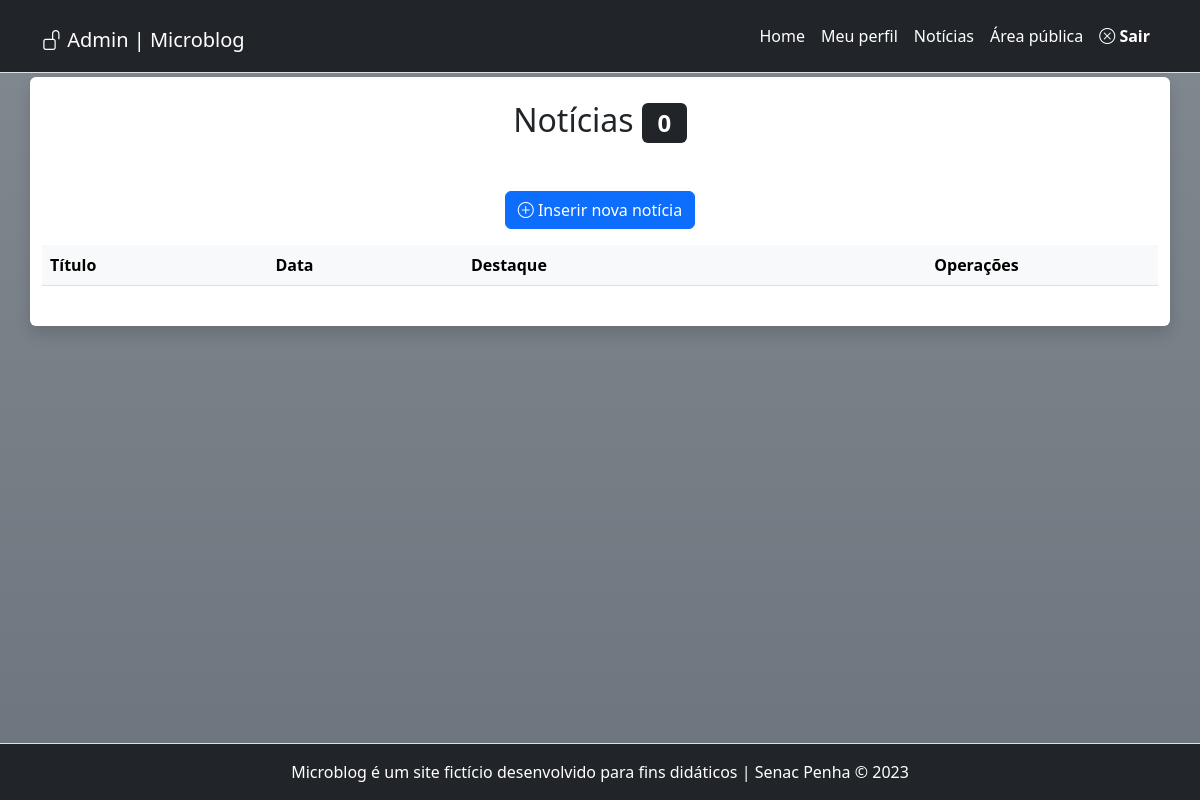
The app's page /admin/noticias.php (signed in), older data.
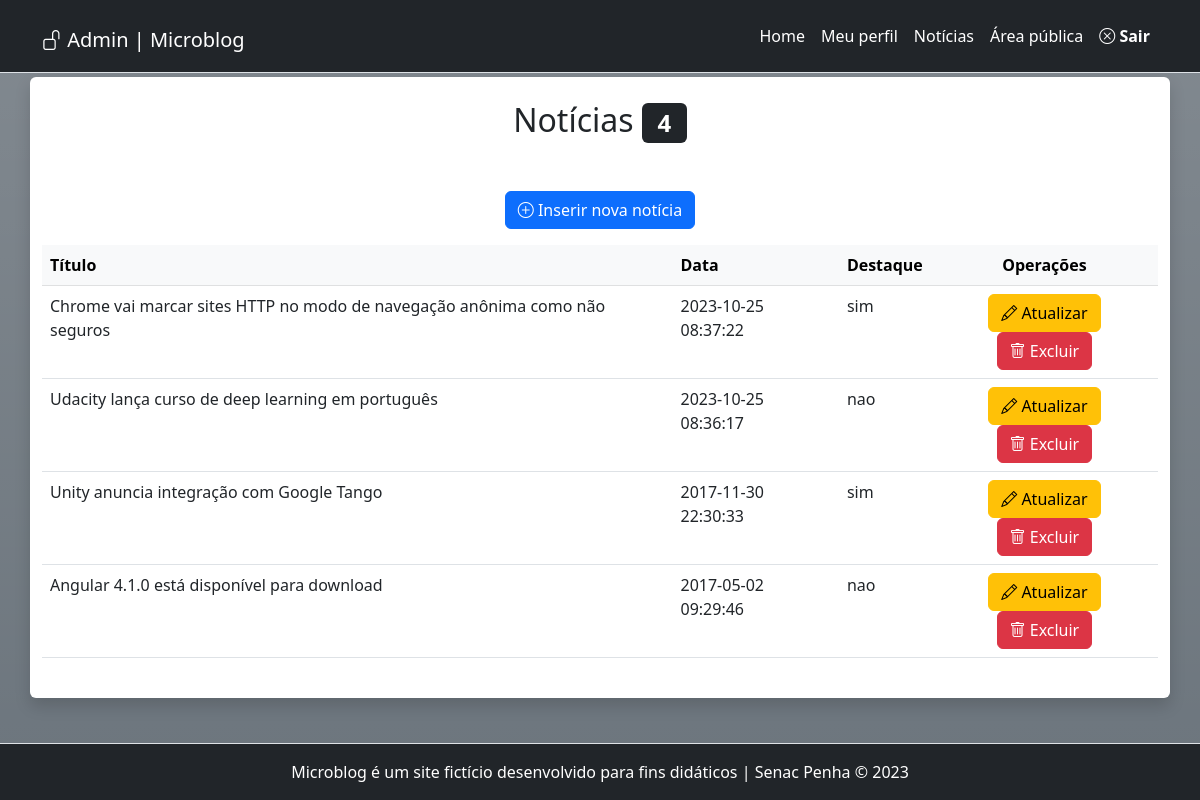
The same page, newer data.
### tables this page shows
CREATE TABLE `noticias` (
  `id` mediumint(9) NOT NULL,
  `data` datetime NOT NULL DEFAULT current_timestamp(),
  `titulo` varchar(150) NOT NULL,
  `texto` text NOT NULL,
  `resumo` tinytext NOT NULL,
  `imagem` varchar(45) NOT NULL,
  `destaque` enum('sim','nao') NOT NULL,
  `usuario_id` smallint(6) DEFAULT NULL,
  `categoria_id` smallint(6) DEFAULT NULL
);

### src/Banco.php (called while the page is built, shortened)
<?php
abstract class Banco {
    private static string $servidor = "localhost";
    private static string $usuario = "root";
    private static string $senha = "";
    private static string $banco = "microblog_tanaka";
    private static ?PDO $conexao = null;
    public static function conecta():PDO {
        if(self::$conexao === null){
            try {
                self::$conexao = new PDO(
                    "mysql:host=".self::$servidor.";
                    dbname=".self::$banco.";
                    charset=utf8",
                    self::$usuario,
                    self::$senha
                );
                self::$conexao->setAttribute( PDO::ATTR_ERRMODE, PDO::ERRMODE_EXCEPTION);
            } catch (Exception $erro) {
                die("Deu ruim: ".$erro->getMessage());
            }
        }
        return self::$conexao;
    }
}

### src/Noticia.php (called while the page is built, shortened)
<?php
final class Noticia {
    private PDO $conexao;
    public Usuario $usuario;
    public function __construct(){
        $this->usuario = new Usuario;
        $this->conexao = Banco::conecta();
    }
    public function listar(): array {
        if($this->usuario->getTipo() === 'admin'){
            $sql = "SELECT noticias.id, noticias.titulo, noticias.data, usuarios.nome AS autor, noticias.destaque
            FROM noticias INNER JOIN usuarios ON noticias.usuario_id = usuarios.id ORDER BY data DESC";
        } else {
            $sql = "SELECT id, titulo, data, destaque FROM noticias WHERE usuario_id = :usuario_id ORDER BY data DESC";
        }
        try {
            $consulta = $this->conexao->prepare($sql);
            if($this->usuario->getTipo() !== 'admin'){
                $consulta->bindValue(":usuario_id", $this->usuario->getId(), PDO::PARAM_INT);
            }
            $consulta->execute();
            $resultado = $consulta->fetchAll(PDO::FETCH_ASSOC);
        } catch (Exception $erro) {
            die("Erro ao exibir ". $erro->getMessage());
        }
        return $resultado;
    }
}

### src/Usuario.php (called while the page is built, shortened)
<?php
class Usuario {
    private int $id;
    private string $tipo;
    public function getId(): int {
        return $this->id;
    }
    public function setId(int $id): self {
        $this->id = filter_var($id, FILTER_SANITIZE_NUMBER_INT);
        return $this;
    }
    public function getTipo(): string {
        return $this->tipo;
    }
    public function setTipo(string $tipo): self {
        $this->tipo = filter_var($tipo, FILTER_SANITIZE_SPECIAL_CHARS);
        return $this;
    }
}

### admin/noticias.php (the view, shortened to what this page needs)
<?php
require_once "../inc/cabecalho-admin.php";
$noticia = new Noticia;
$noticia->usuario->setId($_SESSION['id']);
$noticia->usuario->setTipo($_SESSION['tipo']);
$dadosDeNoticia = $noticia->listar();
?>
<div class="row">
	<article class="col-12 bg-white rounded shadow my-1 py-4">
		<h2 class="text-center">
		Notícias <span class="badge bg-dark"><?=count($dadosDeNoticia)?></span>
		</h2>
		<p class="text-center mt-5">
			<a class="btn btn-primary" href="noticia-insere.php">
			<i class="bi bi-plus-circle"></i>
			Inserir nova notícia</a>
		</p>
		<div class="table-responsive">
			<table class="table table-hover">
				<thead class="table-light">
					<tr>
                        <th>Título</th>
                        <th>Data</th>
						<th>Destaque</th>
						<th colspan="2" class="text-center">Operações</th>
					</tr>
				</thead>
				<tbody>
				<?php foreach($dadosDeNoticia as $itemNoticia){?>
					<tr>
                        <td> <?=$itemNoticia['titulo']?> </td>
                        <td> <?=$itemNoticia['data']?> </td>
						<td> <?=$itemNoticia['destaque']?> </td>
						<td class="text-center">
							<a class="btn btn-warning"
							href="noticia-atualiza.php?id=<?=$itemNoticia['id']?>">
							<i class="bi bi-pencil"></i> Atualizar
							</a>
							<a class="btn btn-danger excluir"
							href="noticia-exclui.php?id=<?=$itemNoticia['id']?>">
							<i class="bi bi-trash"></i> Excluir
							</a>
						</td>
					</tr>
				<?php } ?>
				</tbody>
			</table>
	</div>
	</article>
</div>
<?php
require_once "../inc/rodape-admin.php";
?>

### inc/cabecalho-admin.php (shortened to what this page needs)
<!DOCTYPE html>
<html lang="pt-br" class="h-100">
<head>
<link rel="stylesheet" href="https://cdn.jsdelivr.net/npm/bootstrap@5.2.3/dist/css/bootstrap.min.css">
<link rel="stylesheet" href="https://cdn.jsdelivr.net/npm/bootstrap-icons@1.10.2/font/bootstrap-icons.css">
<link rel="stylesheet" href="../css/style.css">
</head>
<body id="admin" class="d-flex flex-column h-100 bg-secondary bg-gradient">
<header id="topo" class="border-bottom sticky-top">
<nav class="navbar navbar-expand-lg navbar-dark bg-dark justify-content-between">
  <div class="container">
    <h1><a class="navbar-brand" href="index.php"><i class="bi bi-unlock"></i> Admin | Microblog</a></h1>
    <div class="collapse navbar-collapse" id="navbarSupportedContent">
        <ul class="navbar-nav ms-auto mb-2 mb-lg-0">
            <li class="nav-item">
                <a class="nav-link" href="index.php">Home</a>
            </li>
            <li class="nav-item">
                <a class="nav-link" href="meu-perfil.php">Meu perfil</a>
            </li>
            <li class="nav-item">
                <a class="nav-link" href="noticias.php">Notícias</a>
            </li>
            <li class="nav-item">
                <a class="nav-link" href="../index.php" target="_blank">Área pública</a>
            </li>
            <li class="nav-item">
                <a class="nav-link fw-bold" href="?sair"> <i class="bi bi-x-circle"></i> Sair</a>
            </li>
        </ul>
    </div>
  </div>
</nav>
</header>
<main class="flex-shrink-0">
    <div class="container">

### inc/rodape-admin.php (shortened to what this page needs)
    </div>
</main>
<footer class="footer mt-auto py-3 bg-dark border-top">
    <div class="container text-center text-white">
        Microblog é um site fictício desenvolvido para fins didáticos | Senac Penha &copy; 2023
    </div>
</footer>
</body>
</html>

### css/style.css (style rules this page uses)
#admin .nav-link { color: white; }

Row changes from the older to the newer data that the page shows:
added noticias: titulo "Chrome vai marcar sites HTTP no modo de navegação anônima como não seguros", data "2023-10-25 08:37:22", destaque "sim"
added noticias: titulo "Udacity lança curso de deep learning em português", data "2023-10-25 08:36:17", destaque "nao"
added noticias: titulo "Unity anuncia integração com Google Tango", data "2017-11-30 22:30:33", destaque "sim"
added noticias: titulo "Angular 4.1.0 está disponível para download", data "2017-05-02 09:29:46", destaque "nao"
Text that changed along with them:
count($dadosDeNoticia): "0" → "4"
